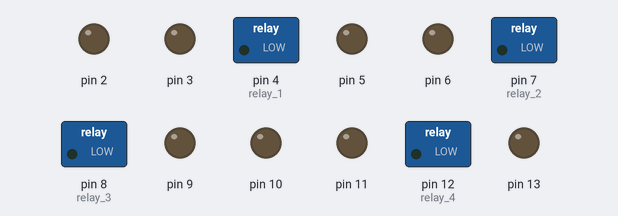
Bench run of a sketch on a simulated Arduino Uno, built with avr-gcc and run on an emulated ATmega328P. Shown: switched loads named in the sketch (green lamp = pin HIGH), output pins drawn as LEDs (lit = HIGH). Pins used as bus, display or sensor lines are not drawn; what the sketch prints to the serial monitor is not drawn.

Above: at 0.1 s.
At 3.1 s:
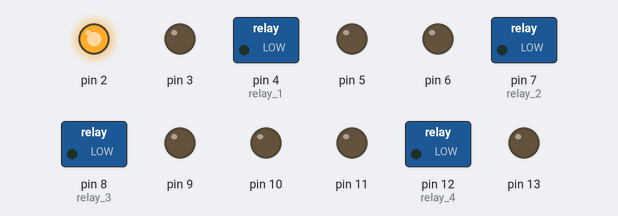
At 9.1 s:
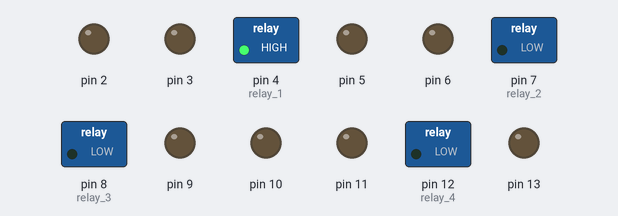
At 18.1 s:
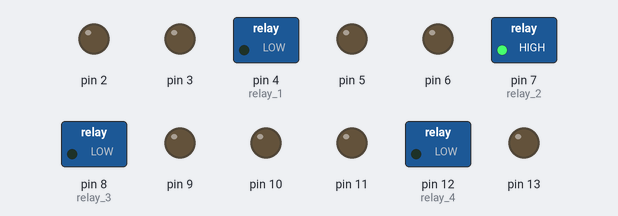
At 27.1 s:
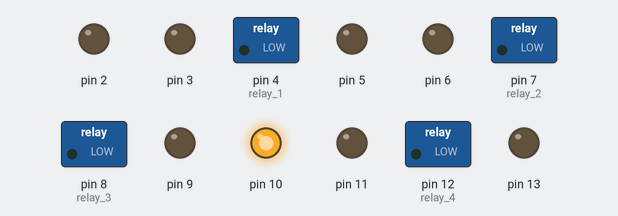
At 36.1 s:
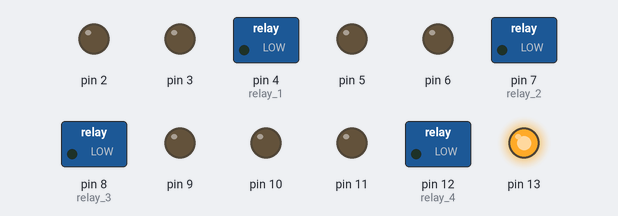
Timing chart, 0 to 40.0 s (numbered marks = the images above):
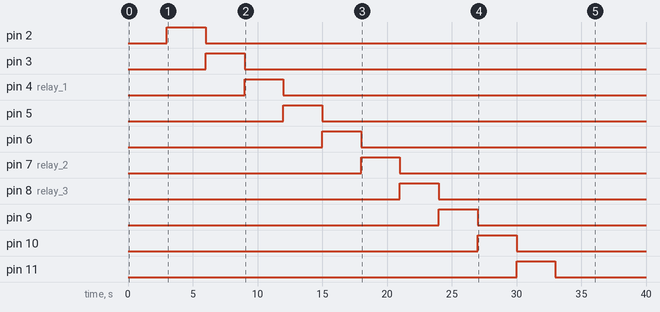

Measured:
- by itself, pin 2: LOW → HIGH at 3.0 s, → LOW 3.0 s later
- by itself, pin 3: LOW → HIGH at 6.0 s, → LOW 3.0 s later
- by itself, pin 4 (relay_1): LOW → HIGH at 9.0 s, → LOW 3.0 s later
- by itself, pin 5: LOW → HIGH at 12.0 s, → LOW 3.0 s later
- by itself, pin 6: LOW → HIGH at 15.0 s, → LOW 3.0 s later
- by itself, pin 7 (relay_2): LOW → HIGH at 18.0 s, → LOW 3.0 s later
- by itself, pin 8 (relay_3): LOW → HIGH at 21.0 s, → LOW 3.0 s later
- by itself, pin 9: LOW → HIGH at 24.0 s, → LOW 3.0 s later

The sketch:

RelayShieldTest.ino
```cpp
int relay_1 = 4;
int relay_2 = 7;
int relay_3 = 8;
int relay_4 = 12;

void setup() {
  // put your setup code here, to run once:
  Serial.begin(9600);

  pinMode(relay_1, OUTPUT);
  pinMode(relay_2, OUTPUT);
  pinMode(relay_3, OUTPUT);
  pinMode(relay_4, OUTPUT);
  pinMode(1, OUTPUT);
  pinMode(2, OUTPUT);
  pinMode(3, OUTPUT);
  pinMode(4, OUTPUT);
  pinMode(5, OUTPUT);
  pinMode(6, OUTPUT);
  pinMode(7, OUTPUT);
  pinMode(8, OUTPUT);
  pinMode(9, OUTPUT);
  pinMode(10, OUTPUT);
  pinMode(11, OUTPUT);
  pinMode(12, OUTPUT);
  pinMode(13, OUTPUT);

}

void setPin(int pinNo) {
  Serial.print("Setting Pin # ");
  Serial.print(pinNo);
  Serial.print(" high ");
  digitalWrite(pinNo, HIGH);
  Serial.print(" delay ");
  delay(3000);
  Serial.print(" low ");
  digitalWrite(pinNo, LOW);
  Serial.println(" done");
}

void loop() {

  for (int ctr = 1; ctr <= 13; ctr++) {
    setPin(ctr);
  }

  // digitalWrite(relay_1, HIGH);
  // digitalWrite(relay_2, HIGH);
  // digitalWrite(relay_3, HIGH);
  // digitalWrite(relay_4, HIGH);

  // Serial.println("All relays ON");

  // delay(1000);

  // digitalWrite(relay_1, LOW);
  // digitalWrite(relay_2, LOW);
  // digitalWrite(relay_3, LOW);
  // digitalWrite(relay_4, LOW);

  // Serial.println("All relays OFF");

  // delay(1000);
}
```
